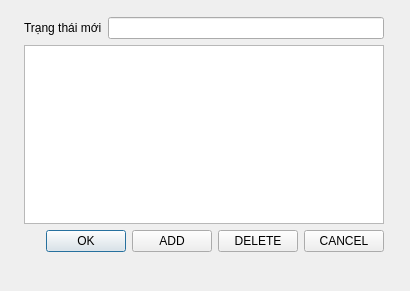
<?xml version="1.0" encoding="UTF-8"?>
<ui version="4.0">
 <class>Addstatus</class>
 <widget class="QDialog" name="Addstatus">
  <property name="windowModality">
   <enum>Qt::WindowModal</enum>
  </property>
  <property name="geometry">
   <rect>
    <x>0</x>
    <y>0</y>
    <width>410</width>
    <height>291</height>
   </rect>
  </property>
  <property name="windowTitle">
   <string>Dialog</string>
  </property>
  <layout class="QGridLayout" name="gridLayout_2">
   <item row="0" column="0">
    <layout class="QGridLayout" name="gridLayout">
     <item row="0" column="0">
      <spacer name="verticalSpacer">
       <property name="orientation">
        <enum>Qt::Vertical</enum>
       </property>
       <property name="sizeHint" stdset="0">
        <size>
         <width>20</width>
         <height>18</height>
        </size>
       </property>
      </spacer>
     </item>
     <item row="1" column="0">
      <layout class="QHBoxLayout" name="horizontalLayout_3">
       <item>
        <spacer name="horizontalSpacer_2">
         <property name="orientation">
          <enum>Qt::Horizontal</enum>
         </property>
         <property name="sizeHint" stdset="0">
          <size>
           <width>38</width>
           <height>20</height>
          </size>
         </property>
        </spacer>
       </item>
       <item>
        <layout class="QVBoxLayout" name="verticalLayout">
         <item>
          <layout class="QFormLayout" name="formLayout_2">
           <item row="0" column="0" colspan="2">
            <layout class="QFormLayout" name="formLayout">
             <item row="0" column="0">
              <widget class="QLabel" name="thMTrangThILabel">
               <property name="text">
                <string>Trạng thái mới</string>
               </property>
              </widget>
             </item>
             <item row="0" column="1">
              <widget class="QLineEdit" name="addstatus"/>
             </item>
            </layout>
           </item>
           <item row="2" column="1">
            <layout class="QHBoxLayout" name="horizontalLayout_2">
             <item>
              <spacer name="horizontalSpacer">
               <property name="orientation">
                <enum>Qt::Horizontal</enum>
               </property>
               <property name="sizeHint" stdset="0">
                <size>
                 <width>40</width>
                 <height>20</height>
                </size>
               </property>
              </spacer>
             </item>
             <item>
              <layout class="QHBoxLayout" name="horizontalLayout">
               <item>
                <widget class="QPushButton" name="pushButton_3">
                 <property name="text">
                  <string>OK</string>
                 </property>
                </widget>
               </item>
               <item>
                <widget class="QPushButton" name="pushButton_2">
                 <property name="text">
                  <string>ADD</string>
                 </property>
                </widget>
               </item>
               <item>
                <widget class="QPushButton" name="deletebt">
                 <property name="text">
                  <string>DELETE</string>
                 </property>
                </widget>
               </item>
               <item>
                <widget class="QPushButton" name="pushButton">
                 <property name="text">
                  <string>CANCEL</string>
                 </property>
                </widget>
               </item>
              </layout>
             </item>
            </layout>
           </item>
           <item row="1" column="0" colspan="2">
            <widget class="QTableWidget" name="table"/>
           </item>
          </layout>
         </item>
        </layout>
       </item>
       <item>
        <spacer name="horizontalSpacer_3">
         <property name="orientation">
          <enum>Qt::Horizontal</enum>
         </property>
         <property name="sizeHint" stdset="0">
          <size>
           <width>40</width>
           <height>20</height>
          </size>
         </property>
        </spacer>
       </item>
      </layout>
     </item>
     <item row="2" column="0">
      <spacer name="verticalSpacer_2">
       <property name="orientation">
        <enum>Qt::Vertical</enum>
       </property>
       <property name="sizeHint" stdset="0">
        <size>
         <width>20</width>
         <height>40</height>
        </size>
       </property>
      </spacer>
     </item>
    </layout>
   </item>
  </layout>
 </widget>
 <resources/>
 <connections/>
</ui>
